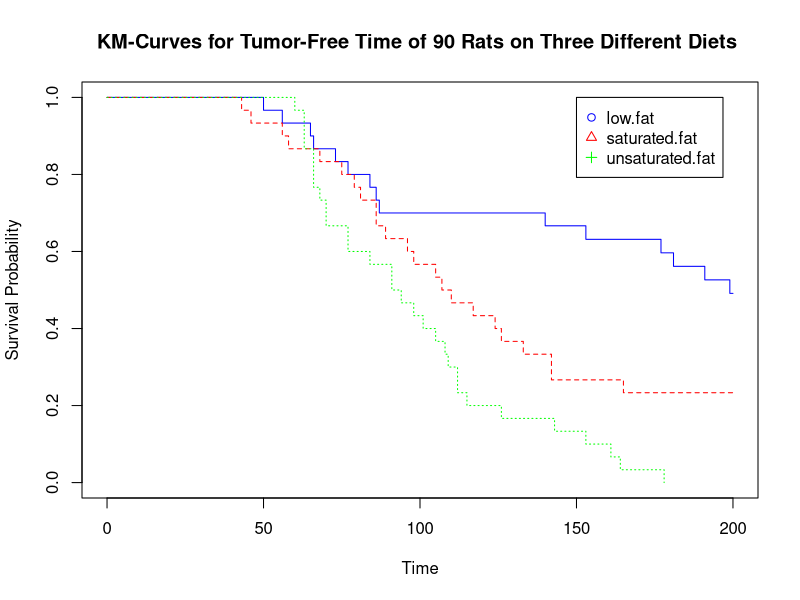

Recreate this plot in R.
rm(list=ls())
library(survival)
#h0:g1=g2=g3  H0: the 3 groups survival curves are the same.
#ha:at at  least one survival curve is  different

low.fat<-c(140,177,50,65,86,153,181,191,77,84,87,56,66,73,199,140,200,200
,200,200,200,200,200,200,200,200,200,200,200,200)
length(low.fat)

s1<-c(1,1,1,1,1,1,1,1,1,1,1,1,1,1,1,0,0,0,0,0,0,0,0,0,0,0,0,0,0,0)

group.1=rep(1,length(low.fat))

saturated.fat<-c(124,58,56,68,79,89,107,86,142,110,96,142,86,75,117,98,105,126,43,
46,81,133,165,170,200,200,200,200,200,200)



s2<-c(rep(1,23),0,0,0,0,0,0,0)

group.2=rep(2,length(saturated.fat))

unsaturated.fat<-c(112,68,84,109,153,143,60,70,98,164,63,63,77,91,91,66,70,
77,63,66,66,94,101,105,108,112,115,126,161,178)



s3<-c(rep(1,length(unsaturated.fat)))

group.3=rep(3,length(unsaturated.fat))

time<-c(low.fat,saturated.fat,unsaturated.fat)

status<-c(s1,s2,s3)

group=c(group.1,group.2,group.3)

datatable3.3=data.frame(time,status,group)


 plot(survfit(Surv(time, status) ~ group, data=datatable3.3)
 , xlab="Time", ylab="Survival Probability",col=c("blue","red","green"), lty=1:3, mark.time=FALSE)
title(main='KM-Curves for Tumor-Free Time of 90 Rats on Three Different Diets ')
legend(150, 1,c('low.fat', 'saturated.fat','unsaturated.fat'), pch=c(1,2,3) ,col=c("blue","red","green"))


 ##### K-sample Long-Rank test,rh0=0
 ##
 survdiff(Surv(time, status) ~ group, data=datatable3.3,rho=0)


##### K-sample Peto-Peto test,rho=1
 ##
 survdiff(Surv(time, status) ~ group, data=datatable3.3,rho=1)
